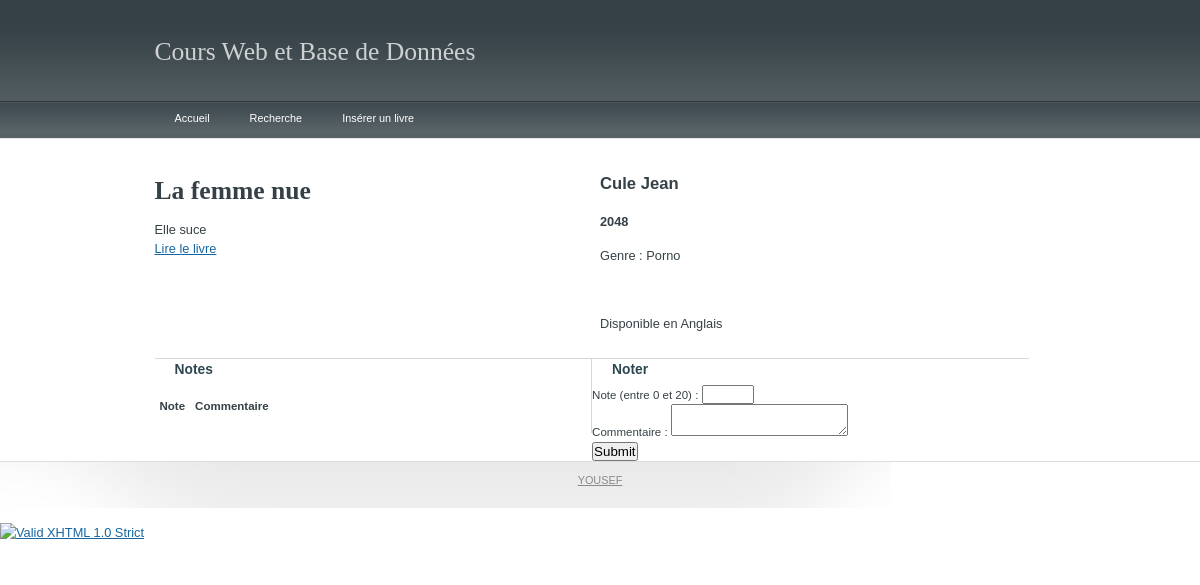
Page /details.php?id=6 on the committed database.
### tables this page shows
CREATE TABLE `Livre` (
  `id` int(11) NOT NULL,
  `titre` text NOT NULL,
  `descriptif` text NOT NULL,
  `langueID` int(11) NOT NULL,
  `auteurID` int(11) NOT NULL,
  `anneeID` int(11) NOT NULL,
  `genreID` int(11) NOT NULL,
  `lieuID` int(11) NOT NULL,
  `url` varchar(450) NOT NULL
);

CREATE TABLE `Auteur` (
  `id` int(11) NOT NULL,
  `nom` text NOT NULL,
  `prenom` text NOT NULL
);

CREATE TABLE `Annee` (
  `id` int(11) NOT NULL,
  `name` int(11) NOT NULL
);

CREATE TABLE `Genre` (
  `id` int(11) NOT NULL,
  `name` text NOT NULL
);

CREATE TABLE `Langue` (
  `id` int(11) NOT NULL,
  `name` text NOT NULL
);

### SearchFunctions.php (called while the page is built, shortened)
<?php
function searchBookByID($id) {
    $bdd = try_connection();
    $query = "SELECT
              b.id AS Id,
              b.titre AS Titre,
              b.descriptif AS Descriptif,
              b.url AS Lien,
              g.name AS Genre,
              a.name AS Annee,
              o.nom AS NomAuteur,
              o.prenom AS PrenomAuteur,
              l.name AS Langue
              FROM
              Livre b,
              Genre g,
              Annee a,
              Auteur o,
              Langue l
              WHERE
              g.id = b.genreID AND
              a.id = b.anneeID AND
              o.id = b.auteurID AND
              l.id = b.langueID AND
              b.id = '$id'";
    $result = $bdd->query($query);
    $resultat = $result->fetch(PDO::FETCH_ASSOC);
    return $resultat;
}

### details.php (the view, shortened to what this page needs)
<!DOCTYPE html PUBLIC "-//W3C//DTD XHTML 1.0 Strict//EN" "http://www.w3.org/TR/xhtml1/DTD/xhtml1-strict.dtd">
<html xmlns="http://www.w3.org/1999/xhtml" xmlns="http://www.w3.org/1999/html" xml:lang="cs" lang="cs">
<head>
    <link href="css/styleyoss.css" type="text/css" rel="stylesheet"/>
</head>
<?php
$idLivre = $_GET["id"];
$book = searchBookByID($idLivre);
?>
<body>
<div id="layout">
    <div id="header">
        <h1 id="logo"><a href="./" title="Cours Web et Base de Données">Cours Web et Base de Données</a></h1>
    </div>
    <div id="nav" class="box">
        <ul>
            <li><a href="index.php">Accueil</a></li>
            <li><a href="search.php">Recherche</a></li>
            <li><a href="insert.php">Insérer un livre</a></li>
        </ul>
    </div>
    <div id="container" class="box">
        <div id="contenu" class="content box">
            <div class="in">
                <div class="title">
                    <p>
                    <h2><?php echo $book["NomAuteur"]. " ".$book["PrenomAuteur"]; ?></h2>
                    <h5><?php echo $book["Annee"]; ?></h5>
                    <P>Genre : <?php echo $book["Genre"]; ?></p> <br/>
                    <p>Disponible en <?php echo $book["Langue"]; ?></p>
                    </p>
                </div>
                <div class="descriptif">
                    <h1><?php echo $book["Titre"]; ?></h1>
                    <?php echo $book["Descriptif"]; ?><br/>
                    <? if (!empty($book["Lien"])) { echo "<a href=".$book["Lien"].">Lire le livre</a>"; } ?>
                </div>
            <ul class="columns">
                <li class="col2">
                    <h3>Notes</h3>
                    <table>
                        <tr>
                            <th>Note</th>
                            <th>Commentaire</th>
                        </tr>
                    </table>
                </li>
                <li class="col3">
                    <h3>Noter</h3>
                    <p>
                        <form action="insertcomment.php" method="get">
                            <label for="note">Note (entre 0 et 20) : </label>
                            <input type="number" min="0" max="20"  name="note"/><br>
                            <label for="comment">Commentaire : </label>
                             <textarea name="comment"></textarea><br>
                            <input type="submit"/>
                        </form>
                    </p>
                </li>
                         </ul>
            </div>
        </div>
        <div>
            <div id="footer" class="shadow">
                <div class="f-left"><a href="#">YOUSEF</a></div>
            </div>
        </div>
        <p>
            <a href="http://validator.w3.org/check?uri=referer"><img
                        src="http://www.w3.org/Icons/valid-xhtml10" alt="Valid XHTML 1.0 Strict" height="31" width="88" /></a>
        </p>
</body>
</html>

### css/styleyoss.css (style rules this page uses)
* { margin:0; padding:0; }
body { padding: 0; background: #fff url("../img/bg.jpg") repeat-x; font: 0.8em/1.5 "arial",sans-serif; color: #354146; text-align: center; }
a { color:#1666a3; }
a:link { color:#1666a3; }
h1, h2, h3, h4, h5, h6 { margin:15px 0 10px 0; }
h1 { font-size:200%; font-family: Times; }
h1#logo a { color: #ced1d2; text-decoration: none; display: block;padding: 18px 0 17px; font-weight: normal; }
h2 { font-size:130%; color: #354146;font-weight: bold; padding: 0;margin:0; }
h3 { font-size:120%; }
h5 { font-size:100%; }
#layout { text-align:left; }
#container { clear: both; }
#header { width:891px; margin:0 auto; }
#nav { width:891px; margin:0 auto; }
#nav ul { margin:0; padding:0; list-style:none;height: 35px; }
#nav ul li { float:left; display:block; margin:0; padding:0; }
#nav ul li a { display: block; float: left; font-size: 85%; color: #fff; text-decoration: none; padding: 12px 20px 10px; text-align: center; }
.content { padding: 0 0 0 0; z-index: 10; width:891px; margin:0 auto; }
.content .in { padding: 20px 0 30px; }
.shadow { border-top: 1px solid #dddddd; padding: 10px 0; background: url("../img/shadow.jpg") no-repeat; }
.columns { list-style: none;margin:10px 0 0 0;padding:0; font-size: 90%; }
.columns li { float: left; width: 49%; }
.columns li.col2 { border-right: 1px solid #d7d7d7;border-top: 1px solid #d7d7d7; }
.columns li h3 { padding: 0 10px;color: #2e4650; margin: 0 0 5px; }
.columns li.col2 h3 { padding-left: 20px; }
.columns li.col3 h3 { padding-left: 20px; }
.columns li.col3 { border-top: 1px solid #d7d7d7; }
.columns li p { line-height: 22px;padding: 0 20px 0 10px; margin: 0; color: #3f4345; }
.columns li.col3 p { padding: 0 10px 0 20px; }
.title { width: 50%; float: right; }
.descriptif { width: 50%; float: left; }
#footer { width:100%; margin:0 auto; clear:both; font-size: 85%; padding-bottom: 20px; color: #898989; text-align: center; }
#footer a { color: #898989; }
#footer .f-left, #footer .f-right { padding: 0 10px; }
p { margin:15px 0; }
p { text-align: justify; }
table { margin:15px 0; border-collapse:collapse; border-spacing:0; font-size:100%; }
th { text-align:center; font-weight:bold; }
th, td { padding:3px 5px; }
ul, ol { display:block; margin:15px 0 15px 40px; }
li { display:list-item; }
ul li a { text-decoration:underline; }
.box { min-height:1px; }
.box:after { display:block; visibility:hidden; clear:both; line-height:0; font-size:0; content:"."; }

### rows in the picture
livre: auteurID.nom "Cule", auteurID.prenom "Jean", anneeID.name "2048", genreID.name "Porno", langueID.name "Anglais", titre "La femme nue", descriptif "Elle suce"
